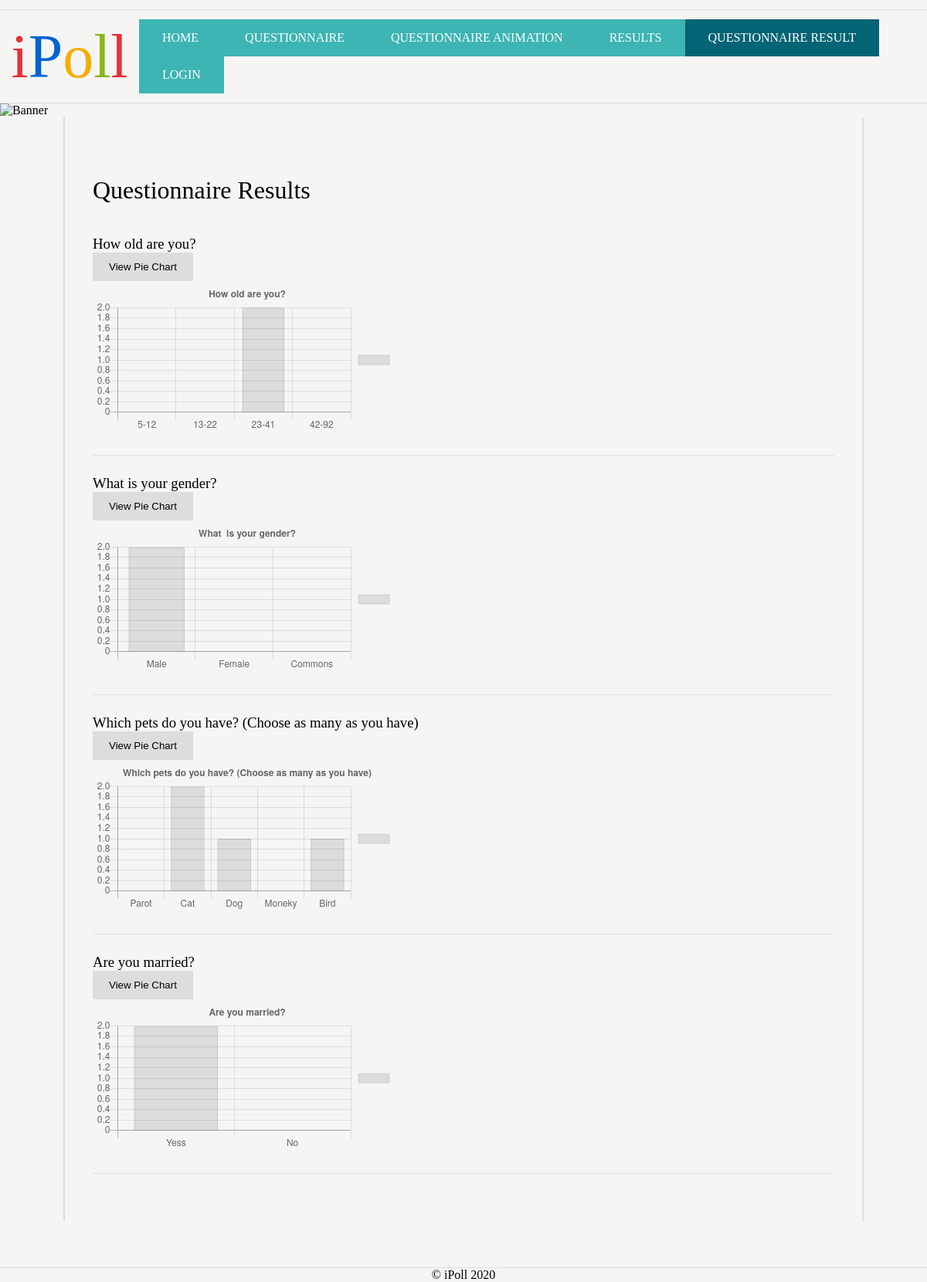
The page /questionnaire-result.php?questionnaire-id=2 on the database its author committed.
### tables this page shows
CREATE TABLE `questions` (
  `id` int NOT NULL,
  `user_id` int DEFAULT NULL,
  `question` text,
  `type` int NOT NULL,
  `is_global` tinyint(1) NOT NULL DEFAULT '1',
  `number_of_ans` int DEFAULT NULL,
  `added_on` datetime DEFAULT NULL
);

### questionnaire-result.php (the view, shortened to what this page needs)
<?php include './includes/header.php';?>
<?php
    $questionnaire_id = '';
    if(isset($_GET['questionnaire-id'])) {
        $questionnaire_id = $_GET['questionnaire-id'];
        $stmt3 = $conn->prepare("SELECT * FROM questionnaires WHERE id=:id");
        $stmt3->execute(['id' => $questionnaire_id]);
        $single_qtionries = $stmt3->fetch();
        $q_ids = $single_qtionries['question_ids'];
        $stmt2 = $conn->prepare("SELECT * FROM questions WHERE id IN ($q_ids) AND (type=:type OR type=:type2)");
        $stmt2->execute([
            'type'      => 1,
            'type2'     => 2
        ]);
        $questions = $stmt2->fetchAll();
    } else {
        $stmt = $conn->prepare("SELECT * FROM questionnaires");
        $stmt->execute();
        $all_qtnries = $stmt->fetchAll();
    }
?>
<main>
    <?php echo isset($_GET['questionnaire-id']) ? "<h1>Questionnaire Results</h1>" : "<h1>Questionnaires Results</h1>"; ?>
    <?php if( $questionnaire_id == '' ) : ?>
    <table class="table2">
        <tbody>
        <?php foreach($all_qtnries as $qtnries) : ?>
            <tr>
                <td><?php echo $qtnries['name'] ?></td>
                <td><a href="questionnaire-result.php?questionnaire-id=<?php echo $qtnries['id'] ?>" class="btn-info">View Result</a></td>
            </tr>
        <?php endforeach; ?>
        </tbody>
    </table>
    <?php else: ?>
    <?php foreach ($questions as $question): ?>
    <h3 class="result-q-title mt-3"><?php echo $question['question']; ?></h3>
    <?php
        $answers = get_answers_by_question_id($question['id']);
        $data    = [];
        $labels  = [];
    ?>
    <?php if ($answers > 0): ?>
    <?php foreach ($answers as $answer): ?>
    <?php
        array_push($data, count_global_answers($answer['id']));
        array_push($labels, $answer['answer']);
    ?>
    <?php endforeach;?>
    <?php
        $data = implode(', ', $data);
        $labels = sprintf("'%s'", implode("','", $labels ) );
    ?>
    <?php endif; ?>
    <button class="btn" type="bar" id="change_type_<?php echo $question['id']; ?>">View Pie Chart</button>
    <div class="border-bottom-1 chart_canv_<?php echo $question['id']; ?>"><canvas id="question_<?php echo $question['id']; ?>"></canvas></div>
    <script>
    $(document).ready(function($) {
        loadBarChart(
            [<?php echo $labels; ?>] ,
            "",
            [<?php echo $data; ?>] ,
            "question_<?php echo $question['id']; ?>",
            "<?php echo $question['question']; ?>",
            $('#change_type_<?php echo $question['id']; ?>').attr('type')
        )
        $(document).on('click', '#change_type_<?php echo $question['id']; ?>', function() {
            if($(this).attr('type')  == 'bar') {
                $(this).attr('type', 'pie')
                $(this).text('View Bar Chart')
            } else {
                $(this).attr('type', 'bar')
                $(this).text('View Pie Chart')
            }
            $("#question_<?php echo $question['id']; ?>").remove();
            $(".chart_canv_<?php echo $question['id']; ?>").append('<canvas id="question_<?php echo $question['id']; ?>"></canvas>');
            loadBarChart(
                [<?php echo $labels; ?>] ,
                "",
                [<?php echo $data; ?>] ,
                "question_<?php echo $question['id']; ?>",
                "<?php echo $question['question']; ?>",
                $('#change_type_<?php echo $question['id']; ?>').attr('type'),
                true
            )
        })
    });
    </script>
    <?php endforeach; ?>
    <?php endif; ?>
</main>
<?php include './includes/footer.php';?>

### ipoll.css (style rules this page uses)
* { margin: 0; padding: 0; }
body { font-family: 'Oxygen-Regular'; background-color: #f6f5f4; max-width: 100vw; overflow-x: hidden; }
h1, h2, h3, h4 { font-weight: normal; }
h2, h3 { display: block; float: none; }
main { padding: 3vw; display: block; overflow: hidden; width: 80vw; margin: auto; border-left: 2px solid #ddd; border-right: 2px solid #ddd; }
main h1 { margin-top: 40px; margin-bottom: 40px; }
.btn { padding: 10px 20px; border: 1px solid #ddd; background: #ddd; }
.mt-3 { margin-top: 15px; }
canvas { max-width: 400px; }
.border-bottom-1 { border-bottom: 1px solid #e0e0e0; margin-bottom: 25px; padding-bottom: 25px; }

### rows shown on the page
questions: question "How old are you?"
questions: question "What is your gender?"
questions: question "Which pets do you have? (Choose as many as you have)"
questions: question "Are you married?"

### other values the page prints
chart data {{ $labels }} '5-12','13-22','23-41','42-92', 'Male','Female','Commons', 'Parot','Cat','Dog','Moneky','Bird', 'Yess','No'
chart data {{ $data }} 0, 0, 2, 0, 2, 0, 0, 0, 2, 1, 0, 1, 2, 0
chart data {{ $question['question'] }} How old are you?, What  is your gender?, Which pets do you have? (Choose as many as you have), Are you married?
